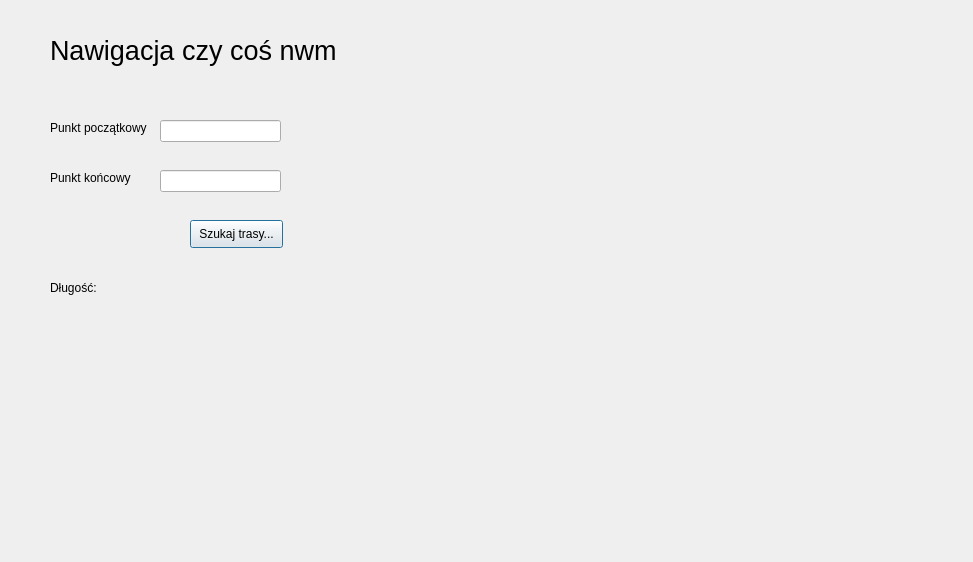
<?xml version="1.0" encoding="UTF-8"?>
<ui version="4.0">
 <class>Dialog</class>
 <widget class="QDialog" name="Dialog">
  <property name="geometry">
   <rect>
    <x>0</x>
    <y>0</y>
    <width>973</width>
    <height>562</height>
   </rect>
  </property>
  <property name="windowTitle">
   <string>Dialog</string>
  </property>
  <widget class="QLabel" name="label">
   <property name="geometry">
    <rect>
     <x>50</x>
     <y>30</y>
     <width>361</width>
     <height>41</height>
    </rect>
   </property>
   <property name="font">
    <font>
     <pointsize>20</pointsize>
    </font>
   </property>
   <property name="text">
    <string>Nawigacja czy coś nwm</string>
   </property>
  </widget>
  <widget class="QLineEdit" name="lineEdit">
   <property name="geometry">
    <rect>
     <x>160</x>
     <y>120</y>
     <width>121</width>
     <height>22</height>
    </rect>
   </property>
  </widget>
  <widget class="QLineEdit" name="lineEdit_2">
   <property name="geometry">
    <rect>
     <x>160</x>
     <y>170</y>
     <width>121</width>
     <height>22</height>
    </rect>
   </property>
  </widget>
  <widget class="QLabel" name="label_2">
   <property name="geometry">
    <rect>
     <x>50</x>
     <y>120</y>
     <width>111</width>
     <height>16</height>
    </rect>
   </property>
   <property name="text">
    <string>Punkt początkowy</string>
   </property>
  </widget>
  <widget class="QLabel" name="label_3">
   <property name="geometry">
    <rect>
     <x>50</x>
     <y>170</y>
     <width>91</width>
     <height>16</height>
    </rect>
   </property>
   <property name="text">
    <string>Punkt końcowy</string>
   </property>
  </widget>
  <widget class="QPushButton" name="pushButton">
   <property name="geometry">
    <rect>
     <x>190</x>
     <y>220</y>
     <width>93</width>
     <height>28</height>
    </rect>
   </property>
   <property name="text">
    <string>Szukaj trasy...</string>
   </property>
  </widget>
  <widget class="QLabel" name="label_4">
   <property name="geometry">
    <rect>
     <x>50</x>
     <y>280</y>
     <width>181</width>
     <height>16</height>
    </rect>
   </property>
   <property name="text">
    <string>Długość:</string>
   </property>
  </widget>
  <widget class="QWidget" name="widget" native="true">
   <property name="geometry">
    <rect>
     <x>410</x>
     <y>20</y>
     <width>541</width>
     <height>521</height>
    </rect>
   </property>
  </widget>
 </widget>
 <resources/>
 <connections/>
</ui>
